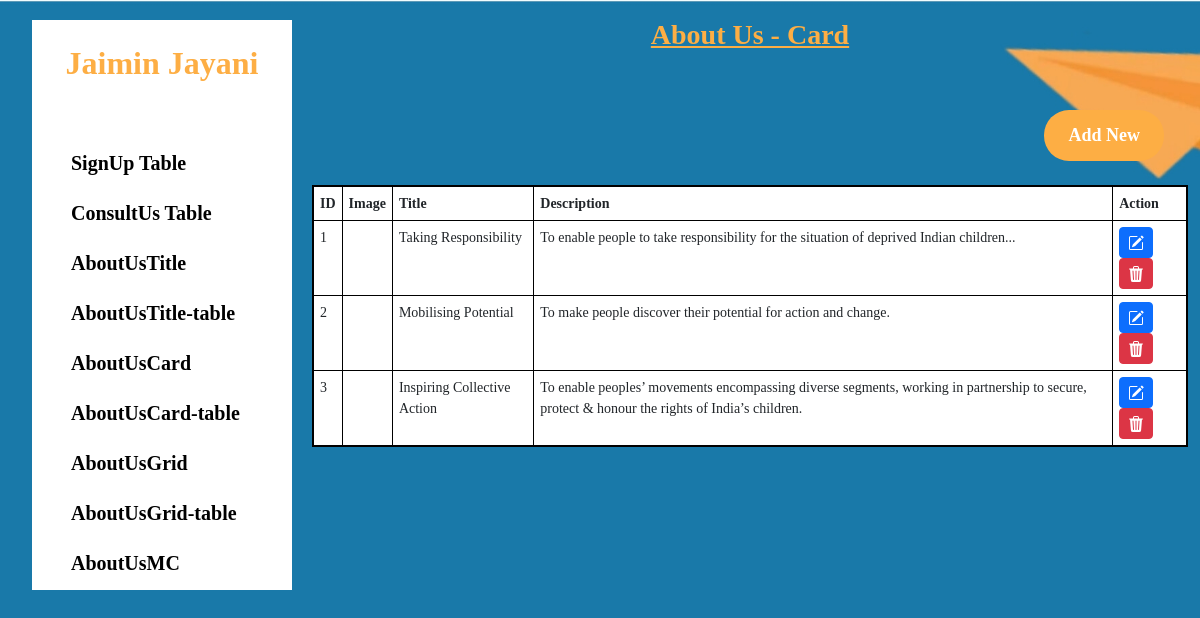
The page /admin/AboutCard-table.php (signed in) on the database its author committed.
### tables this page shows
CREATE TABLE `user` (
  `id` int(255) NOT NULL,
  `name` varchar(255) NOT NULL,
  `email` varchar(255) NOT NULL,
  `password` varchar(255) NOT NULL
);

CREATE TABLE `aboutuscard` (
  `id` int(255) NOT NULL,
  `image1` varchar(255) NOT NULL,
  `title1` varchar(255) NOT NULL,
  `description1` varchar(255) NOT NULL
);

### admin/AboutCard-table.php (the view, shortened to what this page needs)
<?php
include 'include/header.php';
include 'include/conn.php';
$id = $image1 = $title1 = $description1 = "";
$edit = false;
?>
<div class="wrapper">
    <div class="container-fluid">
        <div class="row">
            <div class="col-xl-3 col-lg-4 col-md-4">
                <div class="menu">
                    <?php include 'include/sidebar.php'; ?>
                </div>
            </div>
            <div class="col-xl-9 col-lg-8 col-md-8">
                <div class="row mt-2">
                    <div class="col-md-12">
                        <h1 class="title mb-4"><u><?php echo $edit ? "Edit About Us - Card" : "About Us - Card"; ?></u></h1>
                    </div>
                </div>
                <div class="row p-4">
                    <div class="col-md-12">
                        <button class="mybtn"><a href="AboutCard-form.php" style="text-decoration: none; float: right;"><span>Add New</span></a></button>
                    </div>
                </div>
                <?php if ($edit): ?>
                    <div class="card">
                        <div class="card-header bg-primary text-white">Edit About us - Card</div>
                        <div class="card-body">
                            <form method="post" enctype="multipart/form-data">
                                <input type="hidden" name="id" value="<?php echo $id; ?>">
                                <div class="form-group">
                                    <label>Current Image:</label><br>
                                    <img src="pic/<?php echo $image1; ?>" alt="Current Image" width="100px" class="rounded border">
                                </div>
                                <div class="form-group">
                                    <label>Upload New Image:</label>
                                    <input type="file" name="new_image" class="form-control">
                                </div>
                                <div class="form-group">
                                    <label>Title:</label>
                                    <input type="text" name="title1" value="<?php echo $title1; ?>" class="form-control" required>
                                </div>
                                <div class="form-group">
                                    <label>Description</label>
                                    <textarea name="description1" class="form-control" required><?php echo $description1; ?></textarea>
                                </div>
                                <button type="submit" name="update" class="mybtnn"><span>Update</span></button>
                                <button class="cancelbtn"><a href="AboutCard-table.php" style="text-decoration: none;"><span>Cancel</span></a></button>
                            </form>
                        </div>
                    </div>
                <?php else: ?>
                    <div class="row">
                        <div class="col-lg-12">
                            <div class="table-responsive">
                                <?php
                                $sql = "SELECT id, image1, title1, description1 FROM aboutuscard";
                                $result = $conn->query($sql);
                                if ($result->num_rows > 0) {
                                    echo '<table class="table table-bordered table-hover">
                                        <thead class="thead-dark">
                                            <tr>
                                                <th>ID</th>
                                                <th>Image</th>
                                                <th>Title</th>
                                                <th>Description</th>
                                                <th>Action</th>
                                            </tr>
                                        </thead>
                                        <tbody>';
                                    while ($row = $result->fetch_assoc()) {
                                        echo "<tr>
                                            <td>{$row['id']}</td>
                                            <td><img src='pic/{$row['image1']}' alt='' width='100px' class='rounded'></td>
                                            <td>{$row['title1']}</td>
                                            <td>{$row['description1']}</td>
                                            <td>
                                                <form method='post'>
                                                    <input type='hidden' name='id' value='{$row['id']}'>
                                                    <input type='hidden' name='image1' value='{$row['image1']}'>
                                                    <input type='hidden' name='title1' value='{$row['title1']}'>
                                                    <input type='hidden' name='description1' value='{$row['description1']}'>
                                                    <button type='submit' name='edit' class='btn btn-primary btn-sm'>
                                                    </button>
                                                    <button type='submit' name='delete' class='btn btn-danger btn-sm' onclick='return confirm(\"Are you sure?\")'>
                                                    </button>
                                                </form>
                                            </td>
                                        </tr>";
                                    }
                                    echo '</tbody></table>';
                                } else {
                                    echo '<div class="alert alert-warning">No records found!</div>';
                                }
                                ?>
                            </div>
                        </div>
                    </div>
                <?php endif; ?>
            </div>
        </div>
    </div>
</div>
<?php include 'include/footer.php'; ?>

### admin/include/sidebar.php (shortened to what this page needs)
<?php include 'conn.php' ?>
<?php
   $email = $_SESSION['adminemail'];
   $sql1 = "SELECT name FROM user WHERE email = ?";
   $stmt = $conn->prepare($sql1);
   $stmt->bind_param("s",
    $email);
   $stmt->execute();
   $result = $stmt->get_result();
   ?>
<nav class="sidebar " style="background-color: white;" id="sidebar">
  <div class="p-4">
    <h2 class="text-center" style="font-weight: bold; color: #fdae44">
    <?php
      if ($row = $result->fetch_assoc()) {
        echo ($row["name"]);
    }
    ?>
    </h2>
  </div>
  <div class="p-4">
    <ul class="nav flex-column">
      <li class="nav-item">
        <a class="nav-link" href="Signup.php">SignUp Table</a>
      </li>
      <li class="nav-item">
        <a class="nav-link " href="ConsultUs.php">ConsultUs Table</a>
      </li>
      <li class="nav-item">
        <a class="nav-link " href="AboutTitle-form.php">AboutUsTitle</a>
      </li>
      <li class="nav-item">
        <a class="nav-link " href="AboutTitle-table.php">AboutUsTitle-table</a>
      </li>
      <li class="nav-item">
        <a class="nav-link " href="AboutCard-form.php">AboutUsCard</a>
      </li>
      <li class="nav-item">
        <a class="nav-link " href="AboutCard-table.php">AboutUsCard-table</a>
      </li>
      <li class="nav-item">
        <a class="nav-link " href="AboutGrid-form.php">AboutUsGrid</a>
      </li>
      <li class="nav-item">
        <a class="nav-link " href="AboutGrid-table.php">AboutUsGrid-table</a>
      </li>
      <li class="nav-item">
        <a class="nav-link " href="AboutMC-form.php">AboutUsMC</a>
      </li>
      <li class="nav-item">
        <a class="nav-link " href="AboutMC-table.php">AboutUsMC-table</a>
      </li>
    </ul>
  </div>
</nav>

### admin/mainstyle.css (style rules this page uses)
.background { font-family: 'Playfair Display SC', serif; background-image: url('Images/background.jpg'); background-size: cover; background-position: center; background-repeat: no-repeat; background-attachment: fixed; }
.mybtn { position: relative; background-color: #fdae44; color: white; font-weight: bold; font-size: 18px; padding: 12px 24px; float: right; border: none; border-radius: 25px; cursor: pointer; text-decoration: none; overflow: hidden; transition: color 0.3s ease-in-out; }
.mybtn::before { content: ""; position: absolute; top: 0; left: 0; width: 100%; height: 100%; background-color: black; transform: scaleX(0); transform-origin: left; transition: transform 0.7s ease-in-out; z-index: 0; }
.mybtn span { position: relative; z-index: 1; color: white; }
.sidebar { width: 260px; height: 570px; overflow-y: auto; }
.menu { display: block; width: 100%; padding: 20px; }
.menu ul { padding: 0; margin: 0; list-style-type: none; }
.menu ul li a { display: block; font-size: 20px; color: #000; font-weight: bold; padding: 10px 15px; text-decoration: none; }
.title { text-align: center; color: #fdae44; display: block; font-size: 28px; font-weight: 700; padding: 10px 15px; }
.table { border: 2px solid #000; }
.table tr th, .table tr td { font-size: 14px; padding: 6px 6px; }

### rows shown on the page
user: name "Jaimin Jayani"
aboutuscard: id "1", title1 "Taking Responsibility", description1 "To enable people to take responsibility for the situation of deprived Indian children..."
aboutuscard: id "2", title1 "Mobilising Potential", description1 "To make people discover their potential for action and change."
aboutuscard: id "3", title1 "Inspiring Collective Action", description1 "To enable peoples’ movements encompassing diverse segments, working in partnership to secure, protect & honour the rights of India’s children."
